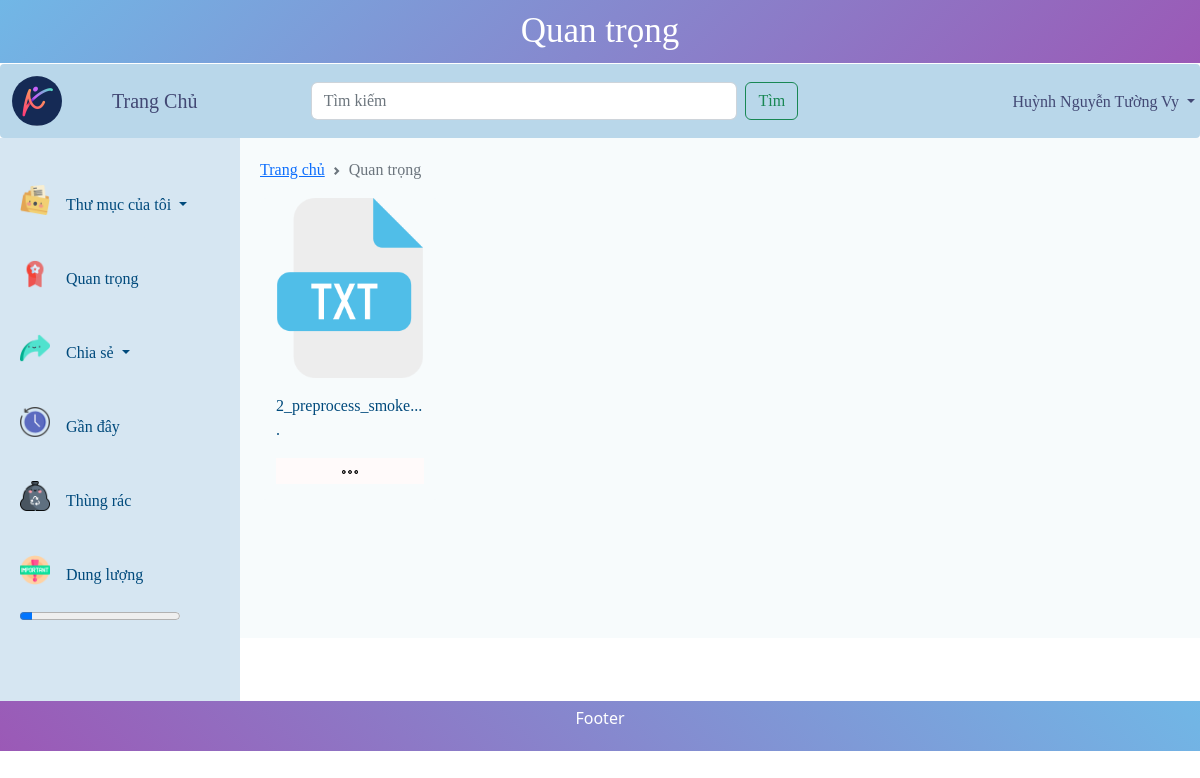
The app's page /priority.php (signed in), older data.
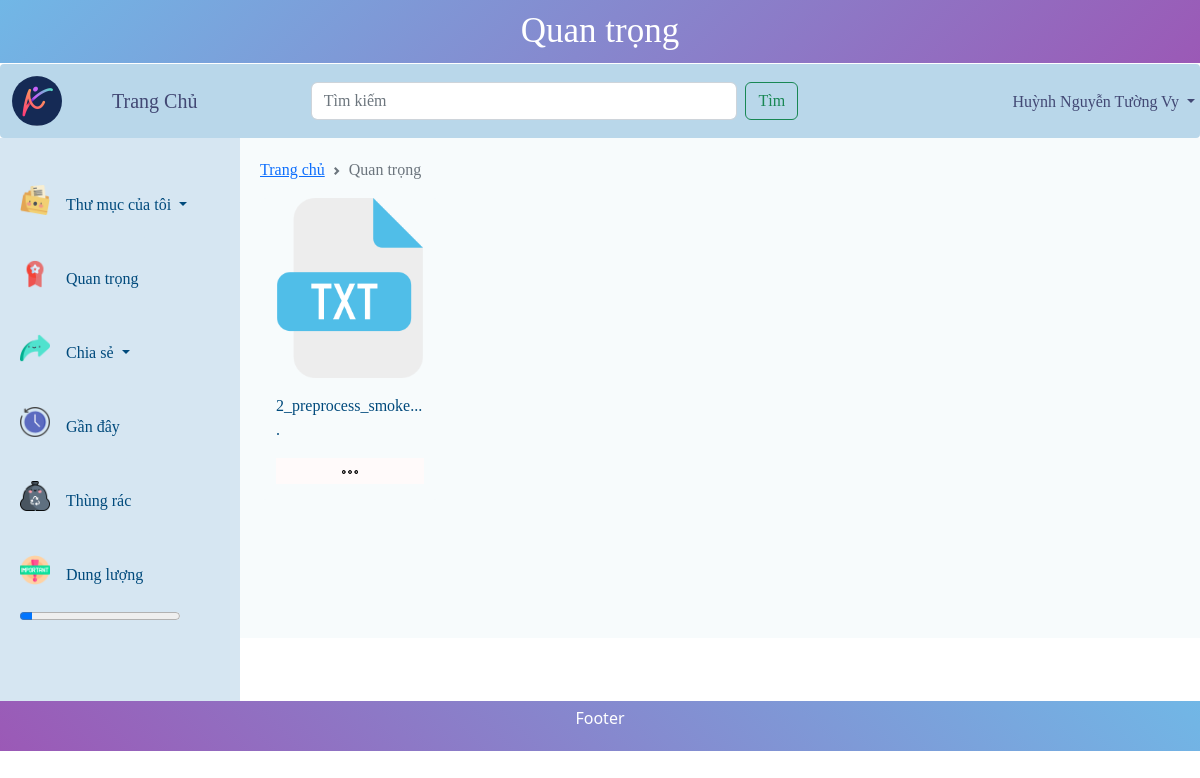
The same page, newer data.
### tables this page shows
CREATE TABLE `users` (
  `id` int(100) NOT NULL,
  `username` varchar(50) NOT NULL,
  `password` varchar(50) NOT NULL,
  `role` int(11) NOT NULL,
  `size_page` int(11) DEFAULT NULL,
  `use_size` int(11) NOT NULL,
  `name` varchar(255) NOT NULL,
  `gender` int(11) NOT NULL,
  `phone` varchar(11) DEFAULT NULL,
  `token` varchar(255) NOT NULL
);

### priority.php (the view, shortened to what the changed rows need)
<?php
$connect = connect();
$is_use = 0;
$max = 0;
$email = $_SESSION['user'];
$sql = "SELECT * FROM users WHERE username='" . $email . "' LIMIT 1";
$query = mysqli_query($connect, $sql);
$num_row = mysqli_num_rows($query);
if ($num_row > 0) {
    $data = mysqli_fetch_assoc($query);
    $is_use = $data['use_size'];
    $max = $data['size_page'];
}
?>
<!DOCTYPE html>
<html lang="en">
<head>
    <link rel="stylesheet" href="css/styleAdmin.css">
    <link href="https://cdn.jsdelivr.net/npm/bootstrap@5.2.2/dist/css/bootstrap.min.css" rel="stylesheet">
</head>
<body>
    <div class="row">
        <section>
            <nav id="navbar2">
                <div class="share">
                    <div>
                        <?php
                        $now_us = ($is_use / $max) * 100;
                        ?>
                        <progress id="file" value="<?php echo $now_us ?>" max="100"></progress>
                    </div>
                </div>
            </nav>
        </section>
    </div>
</body>
</html>

Row changes from the older to the newer data that the page shows:
changed users "Huỳnh Nguyễn Tường Vy": size_page 100000000 → 104857600 (drawn)
